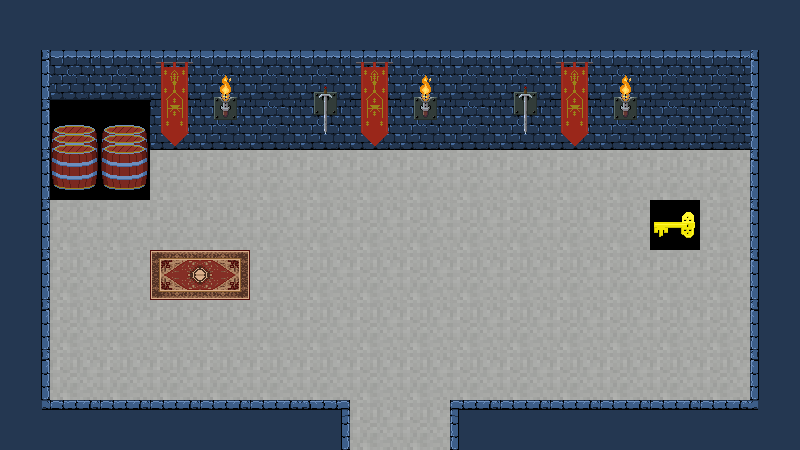

Tiled map render using the project's own tile images. Description and the whole map definition, tile-layer contents included, below:
An orthogonal 16x9 tile map with 50x50 px tiles, 1 tile layer (floor), 1 hidden layer not drawn.

<map version="1.2" tiledversion="1.3.1" orientation="orthogonal" renderorder="right-down" compressionlevel="0" width="16" height="9" tilewidth="50" tileheight="50" infinite="0" nextlayerid="4" nextobjectid="1">
 <editorsettings>
  <export target="csv/dungeon-02.csv" format="csv" />
 </editorsettings>
 <tileset firstgid="1" source="tiles.tsx" />
 <layer id="1" name="floor" width="16" height="9">
  <data encoding="csv">
11,11,11,11,11,11,11,11,11,11,11,11,11,11,11,11,
12,14,14,21,66,14,56,21,66,14,56,21,66,14,14,10,
12,48,48,22,70,24,57,22,70,24,57,22,70,24,24,10,
12,49,49,2,2,2,2,2,2,2,2,2,2,2,2,10,
12,2,2,2,2,2,2,2,2,2,2,2,2,5,2,10,
12,2,2,113,114,2,2,2,2,2,2,2,2,2,2,10,
12,2,2,2,2,2,2,2,2,2,2,2,2,2,2,10,
12,2,2,2,2,2,2,2,2,2,2,2,2,2,2,10,
18,8,8,8,8,8,9,2,2,7,8,8,8,8,8,19
</data>
 </layer>
 <layer id="2" name="celing" width="16" height="9" visible="0">
  <data encoding="csv">
1,1,1,1,1,1,1,1,1,1,1,1,1,1,1,1,
1,1,1,1,1,1,1,1,1,1,1,1,1,1,1,1,
1,1,1,1,1,1,1,1,1,1,1,1,1,1,1,1,
1,1,1,1,1,1,1,1,1,1,1,1,1,1,1,1,
1,1,1,1,1,1,1,1,1,1,1,1,1,1,1,1,
1,1,1,1,1,1,1,1,1,1,1,1,1,1,1,1,
1,1,1,1,1,1,1,1,1,1,1,1,1,1,1,1,
1,1,1,1,1,1,1,1,1,1,1,1,1,1,1,1,
1,1,1,1,1,1,1,1,1,1,1,1,1,1,1,1
</data>
 </layer>
</map>
